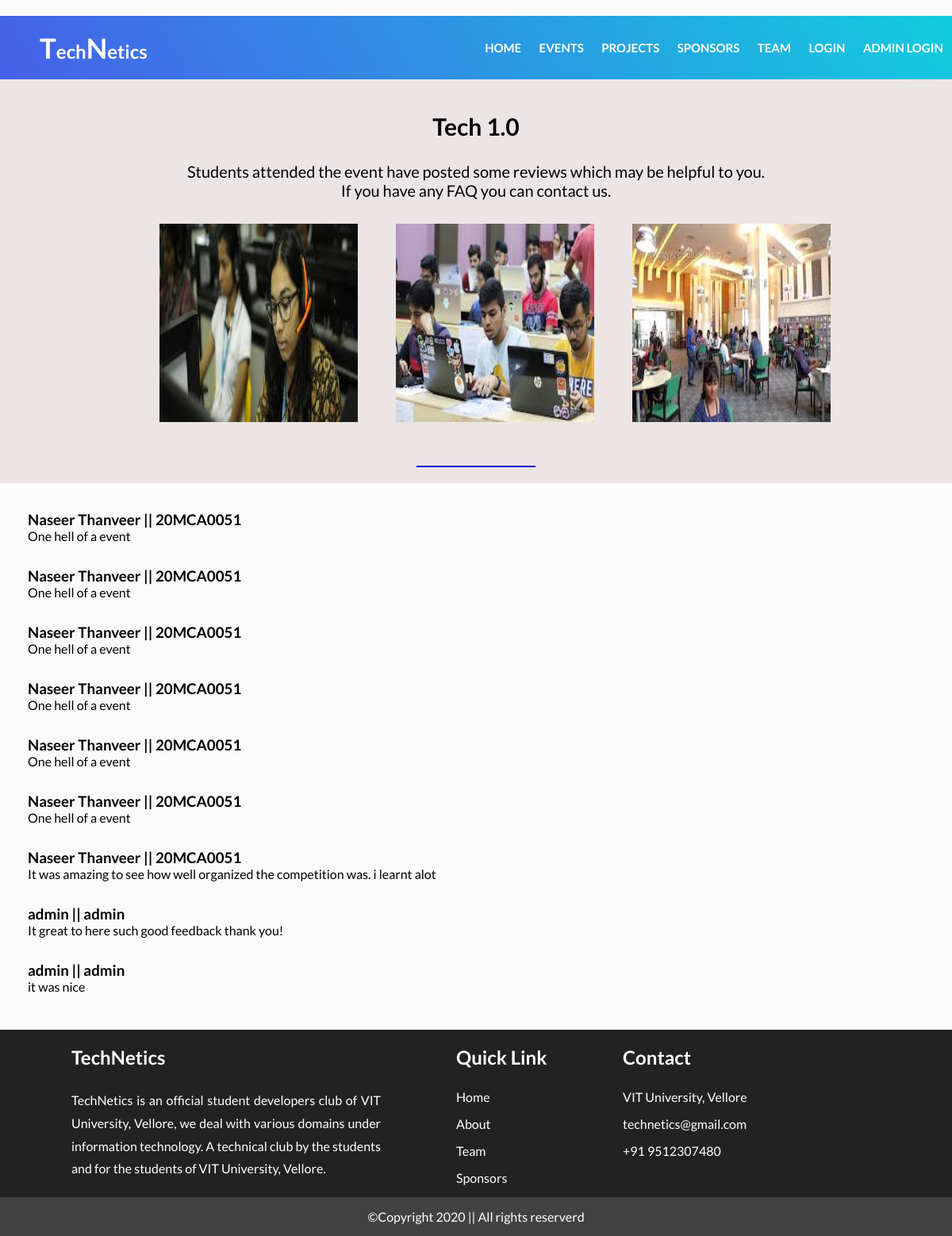
Page /review.php?event_id=2 on the committed database.
### tables this page shows
CREATE TABLE `reviews` (
  `id` int(10) NOT NULL,
  `regno` varchar(9) NOT NULL,
  `name` varchar(25) NOT NULL,
  `email` varchar(30) NOT NULL,
  `event` varchar(15) NOT NULL,
  `content` varchar(500) NOT NULL
);

### review.php (the view, shortened to what this page needs)
<?php
include('includes/server.php');
include('includes/header.php');
$event_id = $_GET['event_id'];
$event = "";
if ($event_id == 2) {
    $event = "Tech 1.0";
}
?>
<!DOCTYPE html>
<html>
<head>
    <link rel="stylesheet" type="text/css" href="css/style.css" />
</head>
<body>
    <section>
        <div id="event1">
            <h2><?php echo $event; ?></h2>
            <div class="content">
                <p>Students attended the event have posted some reviews
                    which may be helpful to you.<br>
                    If you have any FAQ you can contact us.
                </p>
            </div>
            <div class="gall">
                <div class="imag">
                    <img src="images/events/event1(1).jpg">
                </div>
                <div class="imag">
                    <img src="images/events/event1(2).jpg">
                </div>
                <div class="imag">
                    <img src="images/events/event1(3).jpg">
                </div>
            </div>
            <hr>
        </div>
    </section>
    <section>
        <div class="revmain">
            <?php
            $sql = "SELECT * FROM reviews WHERE event='$event' or event='reply' ORDER BY id";
            $result = mysqli_query($con, $sql);
            if (mysqli_num_rows($result) > 0) {
                while ($row = mysqli_fetch_array($result)) {
                    $name = $row['name'];
                    $regno = $row['regno'];
                    $cont = $row['content'];
            ?>
                    <div class="rev">
                        <h3><?php echo $name; ?> || <?php echo $regno ?></h3>
                        <p class=".cont"><?php echo $cont; ?> </p>
                    </div>
            <?php
                }
            } else {
                echo "<h3>No Reviews yet!!</h3>";
            }
            ?>
        </div>
    </section>
    <?php include("includes/footer.php"); ?>
</body>
</html>

### css/style.css (style rules this page uses)
:root { --domains-min-width: 18em; --project-min-width: 20rem; --dom-mob-width: 21rem; --sponsors-min-width: 20rem; }
* { margin: 0px; padding: 0px; box-sizing: border-box; font-family: "lato"; }
body { margin: 0px; padding: 0px; background-color: #fafafa; color: black; font-family: "lato"; }
section { display: flex; }
h2 { padding-top: 20px; padding-bottom: 5px; color: white; text-align: center; line-height: 30px; }
hr { height: 2px; border-color: blue; background-color: blue; text-align: center; margin-top: 20px; margin-bottom: 20px; margin-left: auto; margin-right: auto; width: 150px; }
html { scroll-behavior: smooth; }
#event1 { margin-top: 7%; width: 100%; background-color: #ebe5e5; }
#event1 h2 { text-align: center; font-weight: 700; padding-top: 2em; padding-bottom: 1em; font-size: 30px; color: black; }
#event1 .content p { color: black; margin-left: 5%; margin-right: 5%; font-size: 20px; text-align: center; padding-bottom: 1.5em; }
.gall { display: flex; justify-content: center; }
.imag img { width: 250px; height: 250px; margin-left: 3em; margin-bottom: 2em; }

### review.php (style rules this page uses)
.revmain { width: 100%; padding: 25px; background-color: #fafafa; display: block; justify-content: space-between; }
.revmain .rev { padding: 10px; border: 0.5px #ccc; margin-bottom: 10px; border-radius: 25px; }

### rows in the picture
reviews: name "Naseer Thanveer", regno "20MCA0051", content "One hell of a event"
reviews: name "Naseer Thanveer", regno "20MCA0051", content "One hell of a event"
reviews: name "Naseer Thanveer", regno "20MCA0051", content "One hell of a event"
reviews: name "Naseer Thanveer", regno "20MCA0051", content "One hell of a event"
reviews: name "Naseer Thanveer", regno "20MCA0051", content "One hell of a event"
reviews: name "Naseer Thanveer", regno "20MCA0051", content "One hell of a event"
reviews: name "Naseer Thanveer", regno "20MCA0051", content "It was amazing to see how well organized the competition was. i learnt alot"
reviews: name "admin", regno "admin", content "It great to here such good feedback thank you!"
reviews: name "admin", regno "admin", content "it was nice"

### other values in the picture
$event "Tech 1.0"
